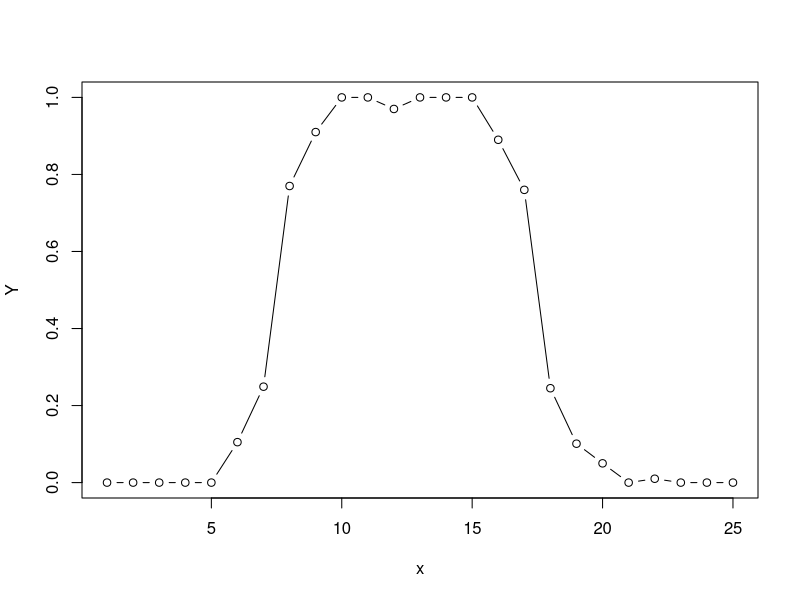
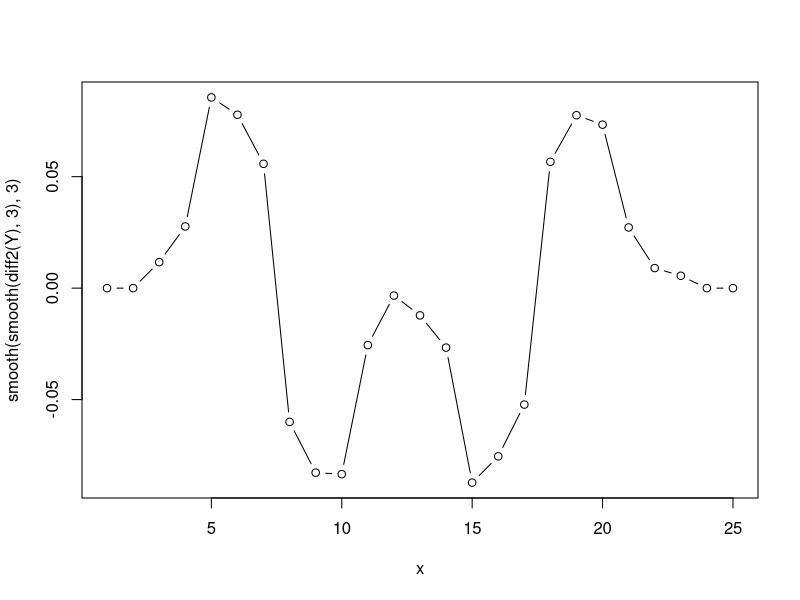
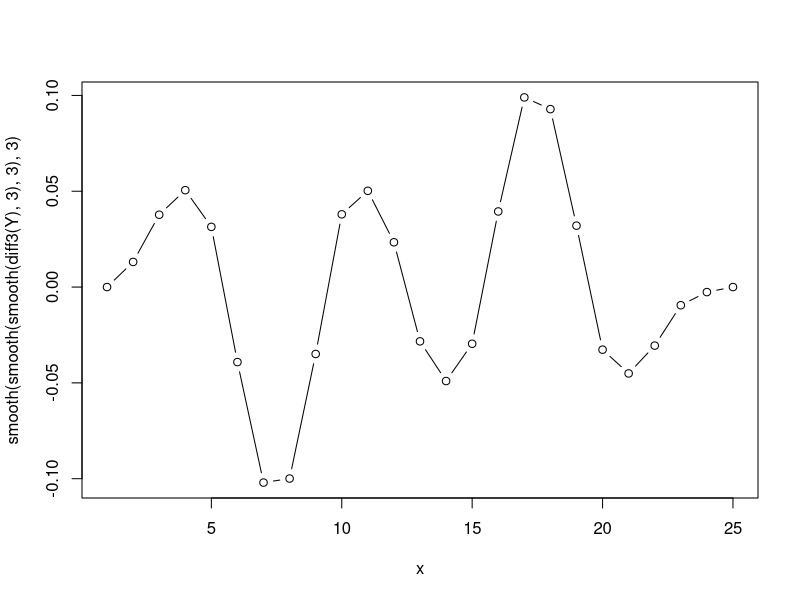
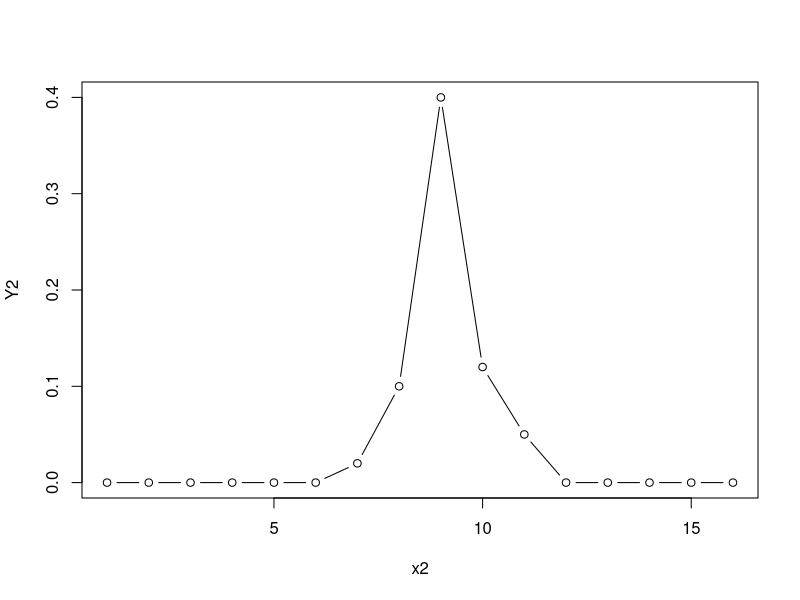
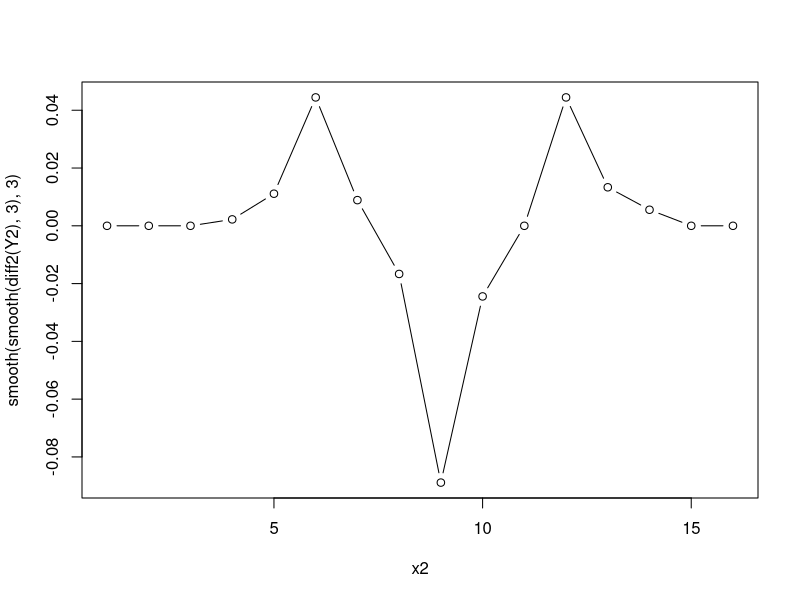
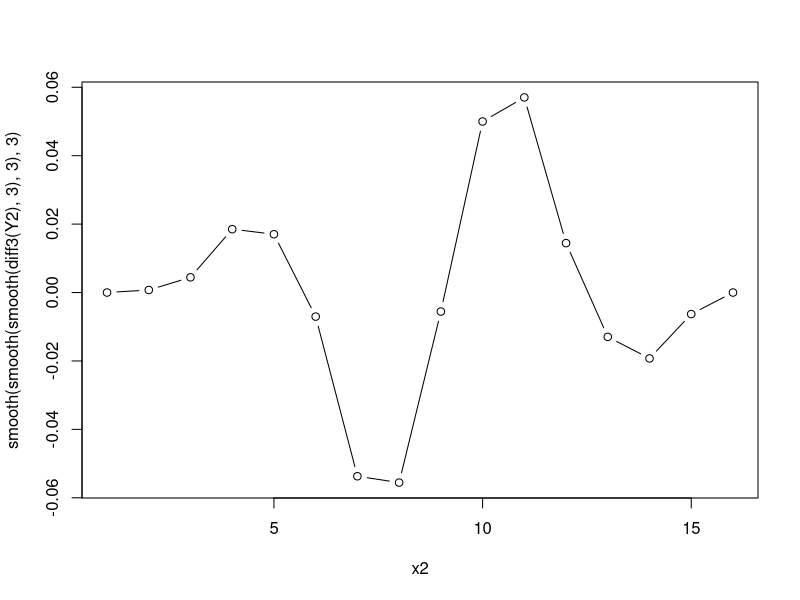
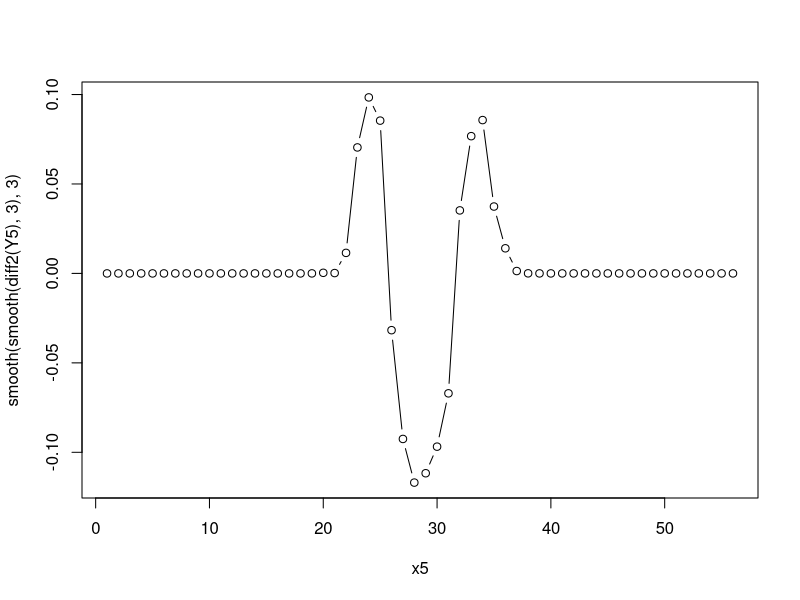
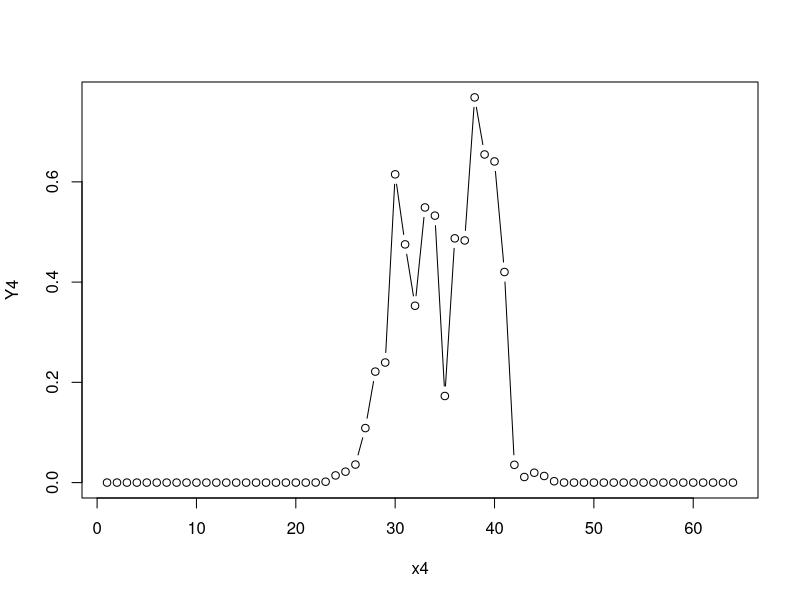

Reproduce these figures in R, in order.
# test equivalence of gap-segment derivatives to derivative followed by rectangular smoothing

Y = c(0,0,0,0,0,0.105,0.249,0.77,0.91,1,1,0.97,1,1,1,0.89,0.76,0.245,0.101,0.05,0,0.01,0,0,0)
x = 1:25

Y2 = c(0,0,0,0,0,0,0.02,0.1,0.4,0.12,0.05,0,0,0,0,0)
x2 = 1:16

Y3 = c(3.830658101833251e-07, 1.5421560917161514e-08, 5.027652960620799e-09, 1.296231899594602e-09, 1.9683539242976167e-09, 4.4055181724900194e-09, 7.180656957928022e-09, 1.1550743472810154e-08, 1.0882196477268735e-08, 1.065534789290723e-07, 1.2712728647557014e-08, 2.916189600910002e-08, 3.045237235710374e-07, 6.84928593841505e-08, 1.0228177194093746e-09, 5.171291173056147e-10, 4.047990831423931e-10, 3.6531233593706247e-10, 9.829552727325108e-10, 1.4026499961516947e-08, 4.191667244413111e-07, 2.940790909633506e-05, 0.02146167680621147, 0.26972922682762146, 0.597173810005188, 0.9444661736488342, 0.9098055958747864, 0.9004780054092407, 0.7953069806098938, 0.8826730847358704, 0.8664788007736206, 0.9516551494598389, 0.9888522624969482, 0.9365819096565247, 0.4866682291030884, 0.11737522482872009, 0.010544626973569393, 0.0033083949238061905, 0.002624192740768194, 0.0007528587593697011, 0.0001653672952670604, 1.935380896611605e-05, 5.304135356709594e-06, 3.5304387893120293e-06, 1.9548519247791774e-08, 2.054572156851009e-08, 1.0690661689238823e-08, 1.8462403161834118e-08, 2.470839888246701e-07, 1.206837936251759e-07, 1.0354912660659465e-07, 4.22175929770674e-08, 3.2910703051669543e-09, 9.582585835943291e-10, 1.3504954932130886e-09, 2.281949074145473e-10, 7.807783308777516e-10, 8.561358566527844e-11)
x3 = 1:58

Y4 = c(2.0530130768747767e-06, 2.4136659249052173e-06, 3.907186680862651e-07, 8.579528198993103e-09, 2.7936752644563967e-07, 3.3567509660770156e-08, 1.7163834797884192e-07, 6.143572761629912e-08, 2.979012814208204e-09, 7.945083524418806e-08, 3.885031851780241e-09, 1.1384400089298197e-09, 5.118533721870655e-11, 5.29947086214122e-10, 1.0225250646200834e-09, 9.327922434465563e-09, 1.23719401390332e-09, 3.0322849786657e-10, 9.148429569449945e-09, 1.2417692651922607e-08, 2.445751852064859e-05, 0.0001169177849078551, 0.0017858443316072226, 0.014302704483270645, 0.02180597558617592, 0.03600050508975983, 0.10874700546264648, 0.2214251309633255, 0.23954972624778748, 0.6150153279304504, 0.475263386964798, 0.352787584066391, 0.5489389300346375, 0.5325940847396851, 0.17277197539806366, 0.48728153109550476, 0.48313215374946594, 0.7684732675552368, 0.654664933681488, 0.6407176852226257, 0.4201093912124634, 0.03546454384922981, 0.011162719689309597, 0.019689740613102913, 0.013155857101082802, 0.0027204782236367464, 7.504247332690284e-05, 2.3669368601986207e-05, 9.771202712727245e-06, 6.25131315246108e-06, 3.998476586275501e-06, 1.7135178040916799e-06, 3.808088777645935e-08, 6.955382048090542e-08, 4.5085126743060755e-09, 9.859244087806474e-09, 4.940340581072178e-09, 1.090491585920006e-10, 8.337234375099811e-11, 1.3504103391070998e-09, 1.0346394851978857e-09, 2.0728736782604784e-10, 1.3890474326316848e-09, 3.463026310157602e-09)
x4 = 1:64

Y5 = c(2.7395965704335445e-11, 3.1431145880445044e-11, 4.482345484363437e-12, 1.536302682292323e-11, 1.164128099473416e-10, 7.858202977217843e-11, 4.219090909973744e-10, 2.557739298136852e-10, 2.8284444231196915e-10, 2.3747898092452147e-10, 6.0088134468117005e-09, 6.154280640657817e-08, 1.1502503127758246e-07, 3.268513992793487e-08, 1.1361001028831197e-08, 4.825945509878693e-08, 8.709537979711968e-08, 9.098340569835273e-07, 1.3775481875200057e-06, 1.4248726074583828e-06, 1.524542039987864e-05, 0.0001206173183163628, 0.0030818721279501915, 0.0018320470117032528, 0.10356663912534714, 0.6399807333946228, 0.8891167044639587, 0.9757230281829834, 0.9913124442100525, 0.9436256885528564, 0.7955455780029297, 0.337372362613678, 0.12663790583610535, 0.012075523845851421, 0.00045258778845891356, 0.0001392036210745573, 3.73900038539432e-05, 1.735933437885251e-05, 7.448230462614447e-06, 7.239547272774871e-08, 6.810598612849716e-11, 2.7458585752371256e-11, 1.723678838549958e-10, 1.1471829042264403e-09, 2.2749624406515068e-09, 5.093072186213021e-09, 9.692001157191044e-08, 2.035568336111737e-08, 1.33160024673451e-10, 7.866016171753643e-11, 2.456162773167847e-10, 5.224450316809737e-10, 5.04829333891621e-09, 9.325841432428206e-09, 1.3944289278811084e-08, 1.2735559273835406e-09)
x5 = 1:56

# pred_fragments/af_eval/fn000280_1_83.561_84.041.wav
Y6 = c(3.1372499051940395e-06, 2.684828359633684e-07, 1.3459221293032897e-07, 9.761721742052032e-08, 3.558387220436998e-07, 5.22134726566037e-08, 3.76288866732466e-09, 6.210572944809201e-09, 1.9564634357038813e-08, 1.6889204701442395e-08, 9.686305091349823e-09, 1.2671090843241473e-08, 7.296787174482233e-08, 4.4248326958040707e-07, 3.280682676631841e-07, 1.3812517352107534e-08, 2.238173202329108e-08, 2.0325646232777217e-07, 1.3153075997252017e-06, 9.34275594772771e-05, 0.0004779696464538574, 0.0008704662322998047, 0.02913886308670044, 0.1819693148136139, 0.1853586733341217, 0.12937480211257935, 0.3174807131290436, 0.6536169052124023, 0.6326614618301392, 0.7834174633026123, 0.6926925182342529, 0.5041743516921997, 0.26237744092941284, 0.14202964305877686, 0.042226940393447876, 0.007893085479736328, 0.0005150437355041504, 0.00013783574104309082, 8.715011063031852e-05, 4.7654051741119474e-05, 3.6177723814034835e-05, 7.017205462034326e-06, 3.899761509273958e-07, 3.216926188542857e-06, 5.674901785823749e-06, 4.6445893531199545e-07, 6.543826884808368e-07, 2.1159206653464935e-07, 1.0321565468984772e-06, 3.4419907024130225e-05, 1.5985873687895946e-05, 9.831746865529567e-06, 1.8142669432563707e-05, 2.215681888628751e-05, 8.407626592088491e-05, 0.00015735626220703125, 6.236635090317577e-05, 4.023849032819271e-05, 2.6481620807317086e-05, 1.6552867236896418e-05, 5.839317509526154e-06, 5.459030035126489e-06)

# pred_fragments/af_eval/fn000296_1_755.526_756.006.wav
Y7 = c(0.990759015083313, 0.9405138492584229, 0.8064591884613037, 0.04810374975204468, 0.0012070238590240479, 0.0008176565170288086, 0.0006163120269775391, 0.00018906593322753906, 0.0002048015594482422, 8.321832865476608e-05, 9.71158588072285e-05, 3.4227006835862994e-05, 0.00042885541915893555, 9.272181341657415e-05, 0.0018639862537384033, 0.0003173649311065674, 0.0001475512981414795, 0.0001932382583618164, 0.0008611381053924561, 0.007761716842651367, 0.012721925973892212, 0.08312839269638062, 0.074872225522995, 0.13394489884376526, 0.28073179721832275, 0.22801482677459717, 0.37737590074539185, 0.7168768048286438, 0.7885489463806152, 0.8484736680984497, 0.07704553008079529, 0.03282254934310913, 0.006255149841308594, 0.0010630488395690918, 0.0010085105895996094, 0.01494443416595459, 0.03350043296813965, 0.021583586931228638, 0.012528538703918457, 0.002189427614212036, 0.0010109543800354004, 0.0004069209098815918, 0.0003368258476257324, 0.00016012787818908691, 0.0006131529808044434, 0.005152344703674316, 0.013508886098861694, 0.024737805128097534, 0.006982594728469849, 0.0018300414085388184, 0.005678236484527588, 0.0020386576652526855, 0.00405922532081604, 0.005975484848022461, 0.00678214430809021, 0.0025801658630371094, 0.0003826618194580078, 5.590649016085081e-05, 4.0754530346021056e-05, 2.7439220502856188e-05, 8.96152196219191e-05, 0.00045174360275268555)

smooth = function(yy, ww){
  xx = 1:length(yy)
  x_offset = (ww - 1) / 2
  yy_smooth = c()
  for (xi in xx){
    if (xi > x_offset && xi <= (length(xx) - x_offset)){
      yy_smooth = c(yy_smooth, sum(yy[(xi-x_offset):(xi+x_offset)]) / ww)
    } else {
      yy_smooth = c(yy_smooth, yy[xi])
    }
  }
  return(yy_smooth)
}

diff2 = function(yy){
  xx = 1:length(yy)
  yy_dd = c()
  for (xi in xx){
    if (xi > 1 && xi < length(xx)) {
      yy_dd = c(yy_dd, yy[xi+1] - 2*yy[xi] + yy[xi-1])
    } else {
      yy_dd = c(yy_dd, 0)
    }
  }
  return(yy_dd)
}

diff3 = function(yy){
  xx = 1:length(yy)
  yy_ddd = c()
  for (xi in xx){
    if (xi > 2 && xi < (length(xx) - 1)) {
      yy_ddd = c(yy_ddd, yy[xi+2] - 2*yy[xi+1] + 2*yy[xi-1] - yy[xi-2])
    } else {
      yy_ddd = c(yy_ddd, 0)
    }
  }
  return(yy_ddd)
}


plot(x, Y, type = "b")
plot(x, smooth(smooth(diff2(Y), 3),3), type = "b")
plot(x, smooth(smooth(smooth(diff3(Y), 3),3),3), type = "b")

plot(x2, Y2, type = "b")
plot(x2, smooth(smooth(diff2(Y2), 3),3), type = "b")
plot(x2, smooth(smooth(smooth(diff3(Y2), 3),3),3), type = "b")





Ydd_gs = c()
for (xi in x){
  if (xi > 3 && xi < 23) {
    Ydd_gs = c(Ydd_gs, Y[xi+3] - 2*Y[xi] + Y[xi-3])
  } else {
    Ydd_gs = c(Ydd_gs, 0)
  }
}

Yddd = c()
for (xi in x){
  if (xi > 2 && xi < 24) {
    Yddd = c(Yddd, Y[xi+2] - 2*Y[xi+1] + 2*Y[xi-1] - Y[xi-2])
  } else {
    Yddd = c(Yddd, 0)
  }
}

# 2 smooths might be too much to get stable part of Y5
plot(x5, smooth(smooth(diff2(Y5),3),3), type = "b")


# why not sqrt the signal?
plot(x4, Y4, type = "b")
plot(x4, sqrt(Y4), type = "b")

# diff2 distinguishes better between a second start vs. actual peak; plus we have less noise
plot(1:length(Y6), smooth(smooth(smooth(diff3(sqrt(Y6)),3),3),3), type = "b")
plot(1:length(Y6), smooth(smooth(smooth(diff2(sqrt(Y6)),3),3),3), type = "b")

# using diff2, we would have to establish separate min and max thresholds
# grid search will have to show whether sqrt should be used, but it seems to work quite well in emphasizing change from near zero
# grid search will have to show how many smooths are best

# again sqrt is better at identifying the 'slow' start of the peak
plot(1:length(Y7), diff2(smooth(smooth(smooth(sqrt(Y7),3),3),3)), type = "b")
plot(1:length(Y7), diff2(smooth(smooth(smooth(Y7,3),3),3)), type = "b")

